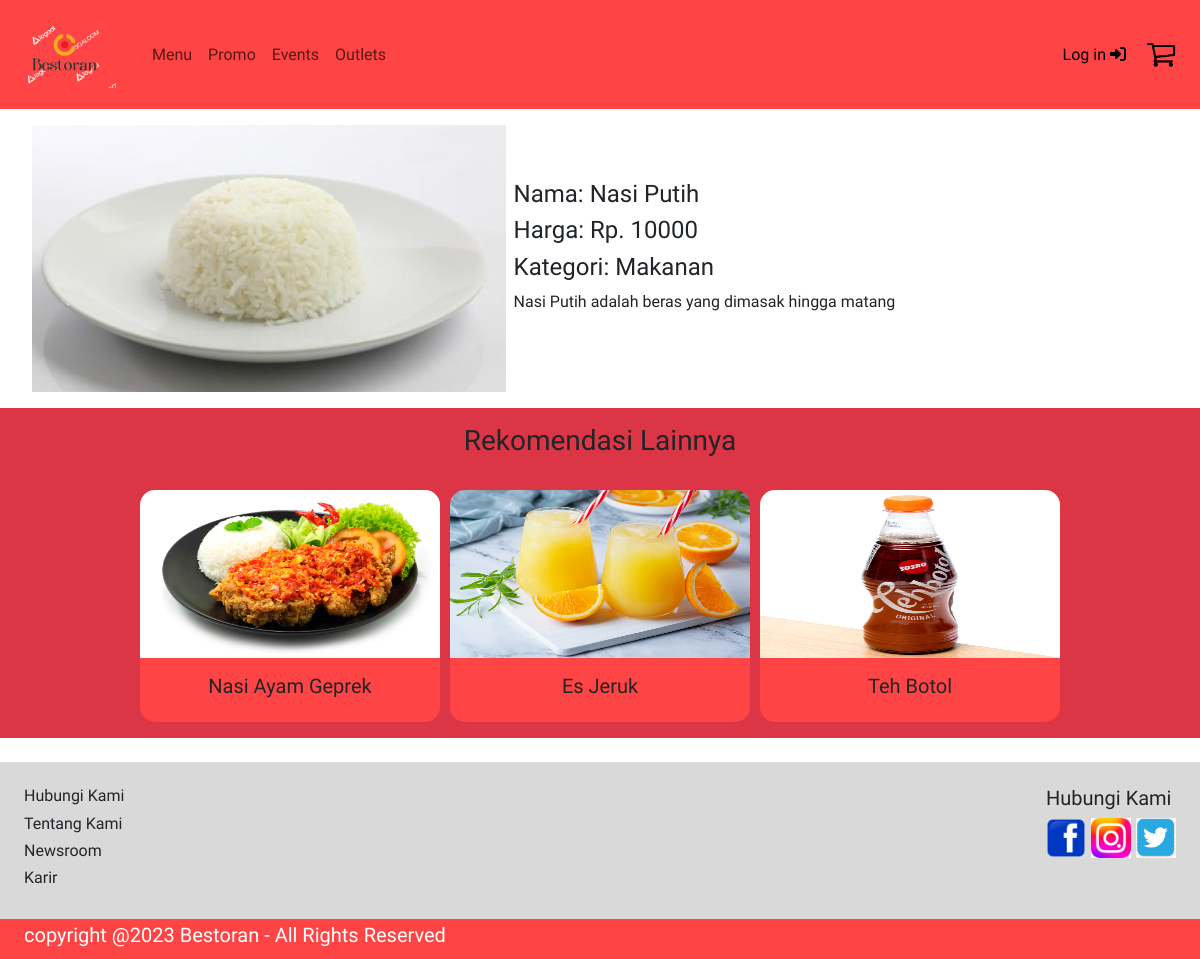
The page /food_details.php?id=F0009 on the database its author committed.
### tables this page shows
CREATE TABLE menu(
	food_id VARCHAR(5) NOT NULL, 
    food_name VARCHAR(30), 
    food_desc VARCHAR(200),
    food_category VARCHAR(30), 
    food_price INT, 
    food_imgpath VARCHAR(50),
    PRIMARY KEY (food_id)
);

### food_details.php (the view, shortened to what this page needs)
<?php
include('components/header.php');
?>
<body>
    <?php
    include('components/navbar.php');
    ?>
    <div class="justify-content-center d-flex flex-row align-items-center">
    </div>
    <?php
    $foodId = $_GET['id'];
    $conn = mysqli_connect('localhost', 'root', '', 'restaurant');
    $sql = "SELECT food_name, food_price, food_category, food_desc, food_imgpath FROM menu WHERE food_id = '$foodId'";
    $result = mysqli_query($conn, $sql);
    if (mysqli_num_rows($result) > 0) {
        while ($row = mysqli_fetch_assoc($result)) {
            $detail = "<div class='detail-items mx-2 d-flex align-items-center'>
                <img class='detail-img ms-4 mt-2' src='$row[food_imgpath]'></img>
                <div class='d-flex flex-column justify-content-around ms-2'>
                        <h4 class='food-name'>Nama: $row[food_name] </h4>
                        <h4 class='food-price'>Harga: Rp. $row[food_price] </h4>
                        <h4 class='food-category'>Kategori: $row[food_category] </h4>
                        <p class='food-desc'> $row[food_desc] </p>
                </div>
            </div>";
        }
        echo $detail;
    } else {
        echo 'No data found for this food item.';
    }
    ?>
    <div class="p-3 mt-3 bg-danger d-flex flex-column text-center align-items-center">
        <h3>Rekomendasi Lainnya</h3>
        <div class="recommended-items mt-4 align-items-center flex-row">
            <?php
            $recommendedMenu = 'SELECT * FROM menu ORDER BY RAND() LIMIT 3';
            $res = mysqli_query($conn, $recommendedMenu);
            while ($row2 = $res->fetch_array()) {
                $card =
                    "<div class='menu-card' data-food-id=$row2[food_id] data-food-price=$row2[food_price] data-food-description='$row2[food_desc]'>
            <div class='food-info'>
            <p class='description'></p>
            </div>
            <img class='menu-card-img' src= $row2[food_imgpath]>
            <div class='menu-card-bottom d-flex flex-row justify-content-around' >
            <div class='menu-card-info d-flex p-3 flex-row justify-content-center'>
                <h5 class='food-name'> $row2[food_name]</h5>
              </div>
            </div>
          </div>";
                echo $card;
            }
            ?>
        </div>
    </div>
    <?php
    include('components/footer.php');
    ?>
</body>

### styles.css (style rules this page uses)
.detail-img { max-width: 40%; height: auto; }
.recommended-items { display: grid; grid-template-columns: repeat(3,1fr); grid-gap:10px; }
* { padding: 0; margin: 0; box-sizing: border-box; font-family: 'Hammersmith One', sans-serif; }
body { min-height:100vh; width: 100vw; overflow-x: hidden; font-family: 'Hammersmith One',sans-serif; }
.menu-card { border-radius: 15px; width: 300px; height:max-content; background-color: #FE4444; cursor: pointer; position: relative; }
.menu-card img { width: 300px; aspect-ratio: 16/9; border-top-right-radius: 15px; border-top-left-radius: 15px; transition: filter 0.3s; }

### rows shown on the page
menu: food_imgpath (picture), food_name "Nasi Putih", food_price "10000", food_category "Makanan", food_desc "Nasi Putih adalah beras yang dimasak hingga matang"
menu: food_imgpath (picture), food_name "Nasi Ayam Geprek"
menu: food_imgpath (picture), food_name "Es Jeruk"
menu: food_imgpath (picture), food_name "Teh Botol"
